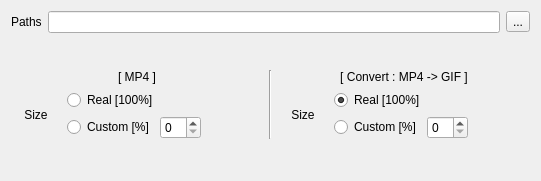
           <widget class="QWidget" name="tab_2">
            <attribute name="title">
             <string>Record</string>
            </attribute>
            <layout class="QHBoxLayout" name="horizontalLayout_34">
             <item>
              <layout class="QVBoxLayout" name="verticalLayout_20">
               <item>
                <layout class="QHBoxLayout" name="horizontalLayout_18">
                 <item>
                  <widget class="QLabel" name="label_6">
                   <property name="text">
                    <string>Paths</string>
                   </property>
                  </widget>
                 </item>
                 <item>
                  <layout class="QHBoxLayout" name="horizontalLayout_16">
                   <item>
                    <widget class="QLineEdit" name="lineEdit_2"/>
                   </item>
                   <item>
                    <widget class="QToolButton" name="toolButton_2">
                     <property name="text">
                      <string>...</string>
                     </property>
                    </widget>
                   </item>
                  </layout>
                 </item>
                </layout>
               </item>
               <item>
                <spacer name="verticalSpacer_4">
                 <property name="orientation">
                  <enum>Qt::Vertical</enum>
                 </property>
                 <property name="sizeHint" stdset="0">
                  <size>
                   <width>519</width>
                   <height>31</height>
                  </size>
                 </property>
                </spacer>
               </item>
               <item>
                <layout class="QHBoxLayout" name="horizontalLayout_22">
                 <item>
                  <layout class="QVBoxLayout" name="verticalLayout_15">
                   <item>
                    <widget class="QLabel" name="label_7">
                     <property name="text">
                      <string>[ MP4 ]</string>
                     </property>
                     <property name="alignment">
                      <set>Qt::AlignCenter</set>
                     </property>
                    </widget>
                   </item>
                   <item>
                    <layout class="QHBoxLayout" name="horizontalLayout_19">
                     <item>
                      <widget class="QLabel" name="label_5">
                       <property name="minimumSize">
                        <size>
                         <width>50</width>
                         <height>0</height>
                        </size>
                       </property>
                       <property name="text">
                        <string>Size</string>
                       </property>
                       <property name="alignment">
                        <set>Qt::AlignCenter</set>
                       </property>
                      </widget>
                     </item>
                     <item>
                      <layout class="QVBoxLayout" name="verticalLayout_13">
                       <item>
                        <widget class="QRadioButton" name="radioButton_3">
                         <property name="text">
                          <string>Real [100%]</string>
                         </property>
                         <property name="checked">
                          <bool>true</bool>
                         </property>
                         <property name="autoExclusive">
                          <bool>true</bool>
                         </property>
                        </widget>
                       </item>
                       <item>
                        <layout class="QHBoxLayout" name="horizontalLayout_17">
                         <item>
                          <widget class="QRadioButton" name="radioButton_4">
                           <property name="text">
                            <string>Custom [%]</string>
                           </property>
                           <property name="autoExclusive">
                            <bool>true</bool>
                           </property>
                          </widget>
                         </item>
                         <item>
                          <widget class="QSpinBox" name="spinBox_2"/>
                         </item>
                         <item>
                          <spacer name="horizontalSpacer_3">
                           <property name="orientation">
                            <enum>Qt::Horizontal</enum>
                           </property>
                           <property name="sizeHint" stdset="0">
                            <size>
                             <width>40</width>
                             <height>20</height>
                            </size>
                           </property>
                          </spacer>
                         </item>
                        </layout>
                       </item>
                      </layout>
                     </item>
                    </layout>
                   </item>
                  </layout>
                 </item>
                 <item>
                  <widget class="Line" name="line_6">
                   <property name="orientation">
                    <enum>Qt::Vertical</enum>
                   </property>
                  </widget>
                 </item>
                 <item>
                  <layout class="QVBoxLayout" name="verticalLayout_16">
                   <item>
                    <widget class="QLabel" name="label_9">
                     <property name="text">
                      <string>[ Convert : MP4 -&gt; GIF ]</string>
                     </property>
                     <property name="alignment">
                      <set>Qt::AlignCenter</set>
                     </property>
                    </widget>
                   </item>
                   <item>
                    <layout class="QHBoxLayout" name="horizontalLayout_20">
                     <item>
                      <widget class="QLabel" name="label_8">
                       <property name="minimumSize">
                        <size>
                         <width>50</width>
                         <height>0</height>
                        </size>
                       </property>
                       <property name="text">
                        <string>Size</string>
                       </property>
                       <property name="alignment">
                        <set>Qt::AlignCenter</set>
                       </property>
                      </widget>
                     </item>
                     <item>
                      <layout class="QVBoxLayout" name="verticalLayout_14">
                       <item>
                        <widget class="QRadioButton" name="radioButton_5">
                         <property name="text">
                          <string>Real [100%]</string>
                         </property>
                         <property name="checked">
                          <bool>true</bool>
                         </property>
                         <property name="autoExclusive">
                          <bool>true</bool>
                         </property>
                        </widget>
                       </item>
                       <item>
                        <layout class="QHBoxLayout" name="horizontalLayout_21">
                         <item>
                          <widget class="QRadioButton" name="radioButton_6">
                           <property name="text">
                            <string>Custom [%]</string>
                           </property>
                           <property name="autoExclusive">
                            <bool>true</bool>
                           </property>
                          </widget>
                         </item>
                         <item>
                          <widget class="QSpinBox" name="spinBox_3"/>
                         </item>
                         <item>
                          <spacer name="horizontalSpacer_4">
                           <property name="orientation">
                            <enum>Qt::Horizontal</enum>
                           </property>
                           <property name="sizeHint" stdset="0">
                            <size>
                             <width>40</width>
                             <height>20</height>
                            </size>
                           </property>
                          </spacer>
                         </item>
                        </layout>
                       </item>
                      </layout>
                     </item>
                    </layout>
                   </item>
                  </layout>
                 </item>
                </layout>
               </item>
               <item>
                <spacer name="verticalSpacer_3">
                 <property name="orientation">
                  <enum>Qt::Vertical</enum>
                 </property>
                 <property name="sizeHint" stdset="0">
                  <size>
                   <width>519</width>
                   <height>31</height>
                  </size>
                 </property>
                </spacer>
               </item>
              </layout>
             </item>
            </layout>
           </widget>
